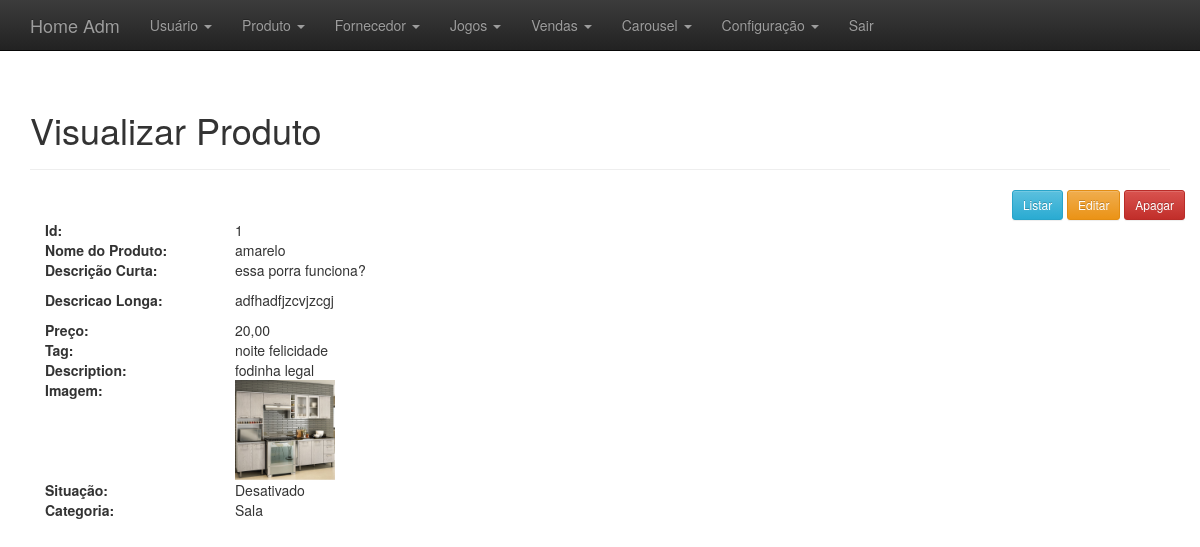
Screenshot of /adm/administrativo.php?link=12&id=1 (signed in) with the database file from the repository.
### tables this page shows
CREATE TABLE `produtos` (
  `id` int(11) NOT NULL,
  `nome` varchar(520) NOT NULL,
  `descricao_curta` text NOT NULL,
  `descricao_longa` text NOT NULL,
  `preco` varchar(20) NOT NULL,
  `tag` varchar(520) NOT NULL,
  `description` varchar(520) NOT NULL,
  `slug` varchar(520) NOT NULL,
  `imagem` varchar(220) NOT NULL,
  `situacao_id` int(11) NOT NULL,
  `modified` datetime DEFAULT NULL,
  `created` datetime NOT NULL,
  `categoria_id` int(11) NOT NULL
);

CREATE TABLE `situacaos` (
  `id` int(11) NOT NULL,
  `nome` varchar(220) NOT NULL,
  `created` datetime NOT NULL,
  `modified` datetime DEFAULT NULL
);

CREATE TABLE `categorias` (
  `id` int(11) NOT NULL,
  `nome` varchar(520) NOT NULL,
  `slug` varchar(220) NOT NULL,
  `tag` varchar(220) NOT NULL,
  `description` varchar(550) NOT NULL,
  `created` datetime NOT NULL,
  `modified` datetime DEFAULT NULL
);

### adm/visual_produto.php (the view)
<?php
	$id = $_GET['id'];
	include_once("conexao.php");
	$result = mysqli_query($conectar,"SELECT * FROM produtos WHERE id = '$id' LIMIT 1");
	$resultado = mysqli_fetch_assoc($result);
	$id_cat = $resultado['categoria_id'];
	$result_cat = mysqli_query($conectar,"SELECT * FROM categorias WHERE id = '$id_cat' ");
	$resultado_cat = mysqli_fetch_assoc($result_cat);
	$id_sit = $resultado['situacao_id'];
	$result_sit = mysqli_query($conectar,"SELECT * FROM situacaos WHERE id = '$id_sit' ");
	$resultado_sit = mysqli_fetch_assoc($result_sit);
?>
<div class="container theme-showcase" role="main">
	<div class="page-header">
		<h1>Visualizar Produto</h1>
	</div>
	<div class="row">
		<div class="pull-right">
			<a href='administrativo.php?link=10'><button type='button' class='btn btn-sm btn-info'>Listar</button></a>
			<a href='administrativo.php?link=13&id=<?php echo $resultado['id']; ?>'><button type='button' class='btn btn-sm btn-warning'>Editar</button></a>
			<a href='processa/proc_apagar_produto.php?id=<?php echo $resultado['id']; ?>'><button type='button' class='btn btn-sm btn-danger'>Apagar</button></a>
		</div>
	</div>
	<div class="row">
		<div class="col-md-12">
			<div class=" col-sm-3 col-md-2">
				<b>Id:</b>
			</div>
			<div class=" col-sm-9 col-md-9">
				<?php echo $resultado['id']; ?>
			</div>
			<div class="col-sm-3 col-md-2">
				<b>Nome do Produto:</b>
			</div>
			<div class="col-sm-9 col-md-9">
				<?php echo $resultado['nome']; ?>
			</div>
			<div class="col-sm-3 col-md-2">
				<b>Descrição Curta:</b>
			</div>
			<div class="col-sm-9 col-md-9">
				<?php echo $resultado['descricao_curta']; ?>
			</div>
			<div class="col-sm-3 col-md-2">
				<b>Descricao Longa:</b>
			</div>
			<div class="col-sm-9 col-md-9">
				<?php echo $resultado['descricao_longa']; ?>
			</div>
			<div class="col-sm-3 col-md-2">
				<b>Preço:</b>
			</div>
			<div class="col-sm-9 col-md-9">
				<?php echo $resultado['preco']; ?>
			</div>
			<div class="col-sm-3 col-md-2">
				<b>Tag:</b>
			</div>
			<div class="col-sm-9 col-md-9">
				<?php echo $resultado['tag']; ?>
			</div>
			<div class="col-sm-3 col-md-2">
				<b>Description:</b>
			</div>
			<div class="col-sm-9 col-md-9">
				<?php echo $resultado['description']; ?>
			</div>
			<div class="col-sm-3 col-md-2">
				<b>Imagem:</b>
			</div>
			<div class="col-sm-9 col-md-9">
				<?php $foto = $resultado['imagem']; ?>
				<img src="<?php echo "../foto/$foto"; ?>" width="100" height="100">
			</div>
			<div class="col-sm-3 col-md-2">
				<b>Situação:</b>
			</div>
			<div class="col-sm-9 col-md-9">
				<?php echo $resultado_sit['nome']; ?>
			</div>
			<div class="col-sm-3 col-md-2">
				<b>Categoria:</b>
			</div>
			<div class="col-sm-9 col-md-9">
				<?php echo $resultado_cat['nome']; ?>
			</div>
		</div>
	</div>
</div>

### adm/css/theme.css (style rules this page uses)
body { padding-top: 70px; padding-bottom: 30px; }
body { position: relative; overflow-x: hidden; }
body, html { height: 100%; }

### rows the page displays
produtos: id "1", nome "amarelo", descricao_curta "essa porra funciona?", descricao_longa "adfhadfjzcvjzcgj", preco "20,00", tag "noite felicidade", description "fodinha legal", imagem (picture)
situacaos: nome "Desativado"
categorias: nome "Sala"
